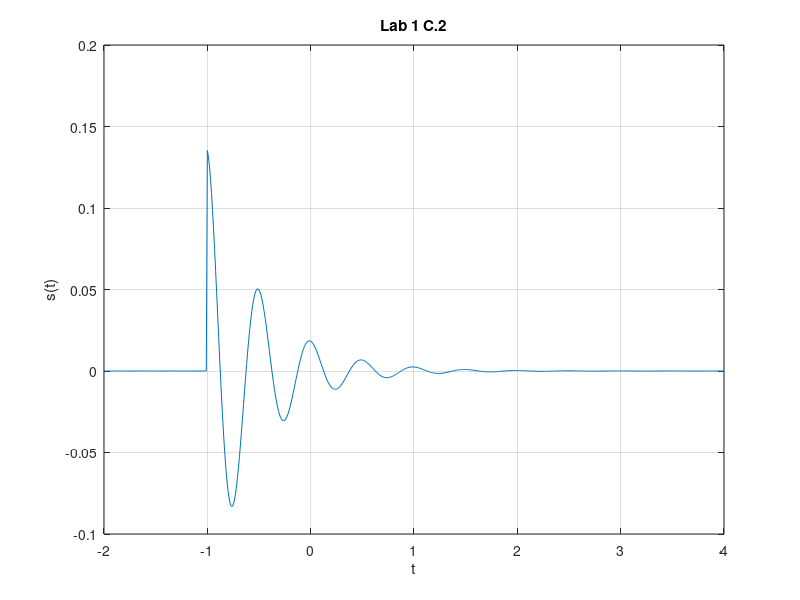

Write the MATLAB code that produced this figure.
clf;
clc;
clear;

f = @(t) exp(-2).*exp(-2.*t).*cos(4.*pi.*t); %f equation
u = @(t) 1.0.*(t>=0); % u equation
g = @(t) f(t).*u(t); % g Equation... f*u
s = @(t) g(t+1); %s equation g(t+1)
t = [-2:0.01:4]; %time Domain and intervals

plot(t,s(t)); %Plot function for s
xlabel('t'); 
ylabel('s(t)'); 
grid; %creates gridline for plot
title('Lab 1 C.2')